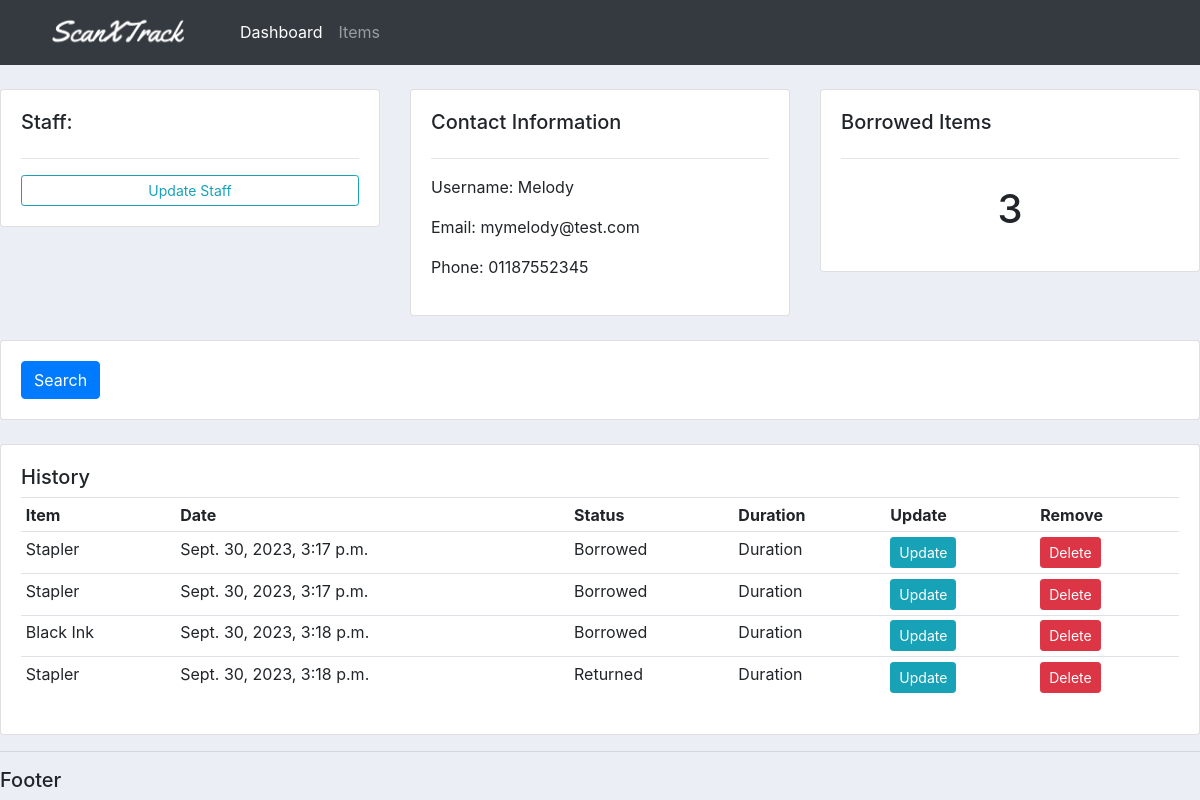
The page /staff/3 on the database as committed earlier.
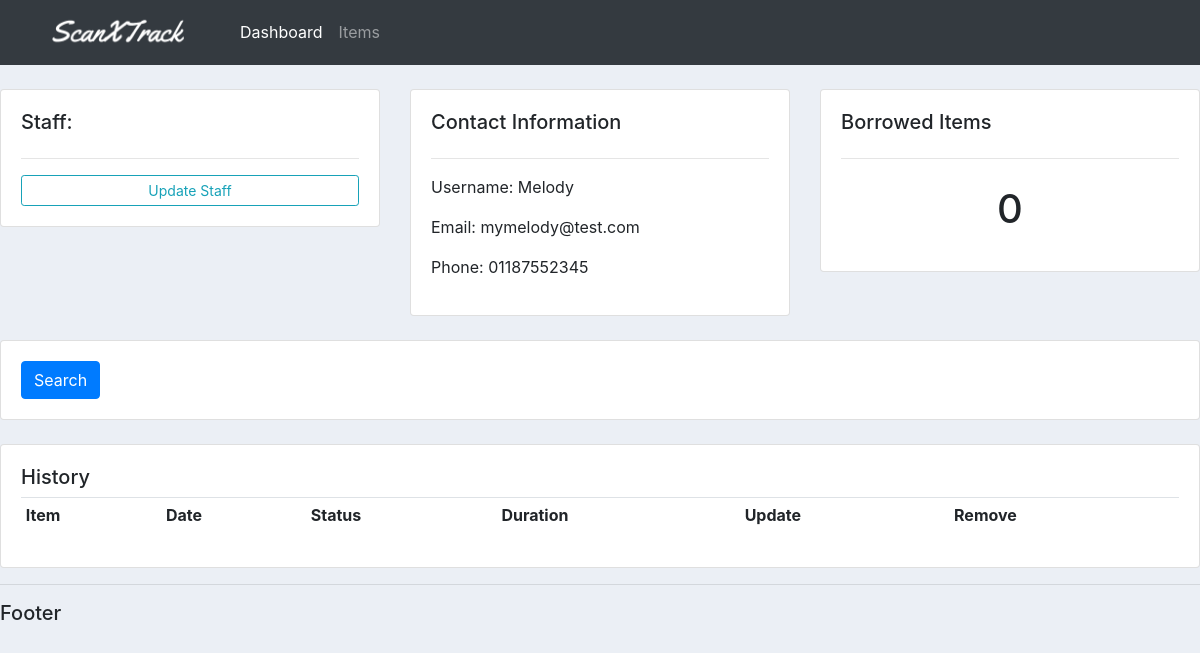
The same page on the database as committed later.
### accounts/models.py (models this page shows, shortened)
class Borrowed_items(models.Model):
    STATUS = (
        ('Borrowed','Borrowed'),
        ('Returned','Returned')
    )
    staff = models.ForeignKey(Staff, null=True, on_delete=models.SET_NULL)
    item = models.ForeignKey(Item, null=True, on_delete=models.SET_NULL)
    status = models.CharField(max_length=200, null=True, choices=STATUS)
    date_created = models.DateTimeField(auto_now_add=True)

class Item(models.Model):
    name = models.CharField(max_length=200, null=True)
    description = models.CharField(max_length=200, null=True, blank=True)
    amount = models.IntegerField(null=True)
    date_created = models.DateTimeField(auto_now_add=True)
    def __str__(self):
        return self.name

### accounts/views.py (the view)
# urls.py: path('staff/<str:pk>', views.staff, name="staff"),
def staff(request,pk):
    staff = Staff.objects.get(id=pk)
    borrows = staff.borrowed_items_set.all()
    total_borrowed = borrows.filter(status='Borrowed').count()
    context = {'staff':staff, 'borrows':borrows, 'total_borrowed':total_borrowed}
    return render(request,'accounts/staff.html',context)

### accounts/templates/accounts/staff.html
{% extends 'accounts/main.html' %} {% block content %}
<br />
<div class="row">
  <div class="col-md">
    <div class="card card-body">
      <h5>Staff:</h5>
      <hr />
      <a class="btn btn-outline-info btn-sm btn-block" href="">Update Staff</a>
    </div>
  </div>
  <div class="col-md">
    <div class="card card-body">
      <h5>Contact Information</h5>
      <hr />
      <p>Username: {{staff.name}}</p>
      <p>Email: {{staff.email}}</p>
      <p>Phone: {{staff.phone}}</p>
    </div>
  </div>
  <div class="col-md">
    <div class="card card-body">
      <h5>Borrowed Items</h5>
      <hr />
      <h1 style="text-align: center; padding: 10px">{{total_borrowed}}</h1>
    </div>
  </div>
</div>
<br />
<div class="row">
  <div class="col">
    <div class="card card-body">
      <form method="get">
        <button class="btn btn-primary" type="submit">Search</button>
      </form>
    </div>
  </div>
</div>
<br />
<div class="row">
  <div class="col-md">
    <div class="card card-body">
      <table class="table table-sm">
        <h5>History</h5>
        <tr>
          <th>Item</th>
          <th>Date</th>
          <th>Status</th>
          <th>Duration</th>
          <th>Update</th>
          <th>Remove</th>
        </tr>
        {% for i in borrows %}
        <tr>
          <td>{{i.item}}</td>
          <td>{{i.date_created}}</td>
          <td>{{i.status}}</td>
          <td>Duration</td>
          <td>
            <a class="btn btn-sm btn-info" href="{% url 'update_borrow' i.id %}">Update</a>
          </td>
          <td>
            <a class="btn btn-sm btn-danger" href="{% url 'delete_borrow' i.id %}">Delete</a>
          </td>
        </tr>
        {% endfor %}
      </table>
    </div>
  </div>
</div>
{% endblock content %}

Rows that differ between the two databases and show on the page:
removed Borrowed_items: item "Stapler", date_created "Sept. 30, 2023, 3:17 p.m.", status "Borrowed"
removed Borrowed_items: item "Stapler", date_created "Sept. 30, 2023, 3:17 p.m.", status "Borrowed"
removed Borrowed_items: item "Black Ink", date_created "Sept. 30, 2023, 3:18 p.m.", status "Borrowed"
removed Borrowed_items: item "Stapler", date_created "Sept. 30, 2023, 3:18 p.m.", status "Returned"
Other text that changed with them:
{{ total_borrowed }}: "3" → "0"
